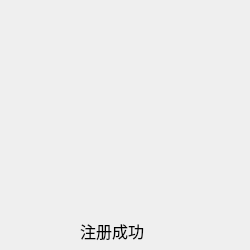
<?xml version="1.0" encoding="UTF-8"?>
<ui version="4.0">
 <class>m2</class>
 <widget class="QDialog" name="m2">
  <property name="geometry">
   <rect>
    <x>0</x>
    <y>0</y>
    <width>250</width>
    <height>250</height>
   </rect>
  </property>
  <property name="windowTitle">
   <string>Dialog</string>
  </property>
  <property name="styleSheet">
   <string notr="true">QDialog#m2
{
image: url(:/newPrefix/smile.jpg);
}</string>
  </property>
  <widget class="QLabel" name="label">
   <property name="geometry">
    <rect>
     <x>80</x>
     <y>210</y>
     <width>111</width>
     <height>41</height>
    </rect>
   </property>
   <property name="font">
    <font>
     <family>Arial</family>
     <pointsize>12</pointsize>
    </font>
   </property>
   <property name="text">
    <string>注册成功</string>
   </property>
  </widget>
 </widget>
 <resources>
  <include location="picture/aaa.qrc"/>
 </resources>
 <connections/>
</ui>
